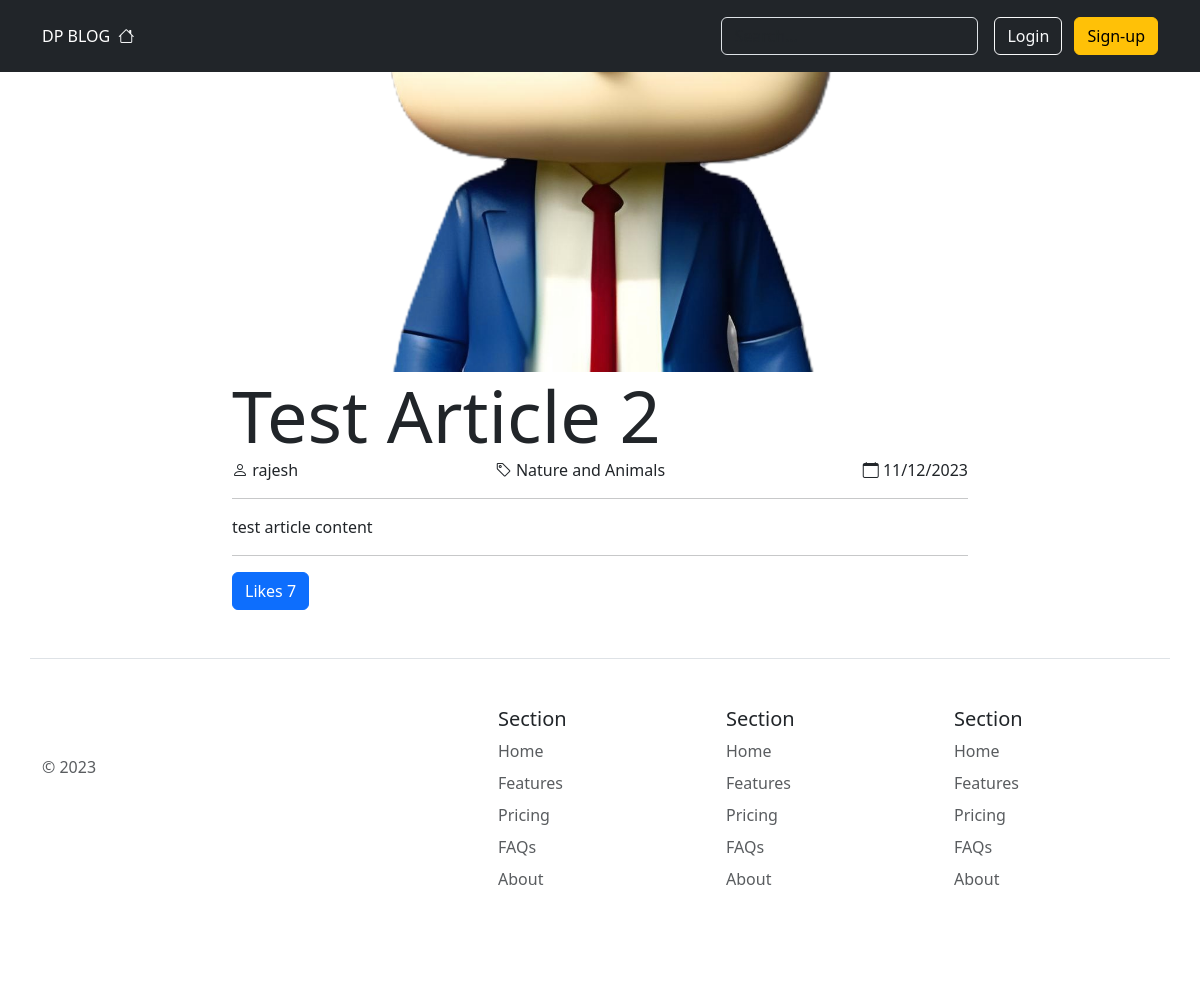
Screenshot of /article/2/detail with the database file from the repository.
### blog/models.py (models this page shows, shortened)
class Article(models.Model):
    title = models.CharField("Article title", max_length=100)
    image = models.ImageField("Article image", upload_to="articles/images")
    content = models.TextField()
    topic = models.ForeignKey(Topic, on_delete=models.CASCADE)
    create_at = models.DateTimeField(auto_now=True)
    author = models.ForeignKey("auth.User", on_delete=models.CASCADE)
    likes = models.PositiveIntegerField("Total likes",default=0)

class Topic(models.Model):
    name = models.CharField(max_length=50)
    def __str__(self):
        return self.name

### blog/views.py (the view)
# urls.py: path('article/<int:id>/detail', views.detail_view, name='detail'),
def detail_view(request, id):
    ctx = {'article': Article.objects.get(id=id)}
    return render(request, 'blog/detail.html', ctx)

### templates/blog/detail.html (shortened to what this page needs)
{% extends 'layout/base.html' %}
{% load static %}
{% block content %}
<div class="container-fluid px-0">
    <img src="{{article.image.url}}" alt="{{article.title}}" class="article-img">
</div>
<div class="container ">
    <div class="row">
        <div class="col-lg-8 mx-auto">
            <div class="display-2">
                <strong>
                    {{article.title|title}}
                </strong>
            </div>
            <div class="info d-flex justify-content-between">
                <span>
                    <i class="bi bi-person"></i>
                    {{article.author}}
                </span>
                <span>
                    <i class="bi bi-tag"></i>
                    {{article.topic}}
                </span>
                <span>
                    <i class="bi bi-calendar"></i>
                    {{article.create_at|date:"d/m/Y"}}
                </span>
            </div>
            <hr>
            {{article.content}}
            <hr>
            {% if article.author == user %}
            <a href="{% url 'edit' article.id %}" class="btn btn-sm btn-outline-secondary">Edit</a>
            <a href="{% url 'delete' article.id %}" class="btn btn-sm btn-danger">Delete</a>
            {% else %}
            <a class="btn btn-primary" href="{% url 'inc_like' article.id %}" role="button">Likes {{article.likes}}</a>
            {% endif %}
        </div>
    </div>
</div>
{% endblock %}

### templates/blog/detail.html (style rules this page uses)
.article-img { width: 100%; height: 300px; object-fit: cover; object-position: center; }

### rows the page displays
Article: image (picture), title "Test Article 2", author "rajesh", topic "Nature and Animals", create_at "11/12/2023", content "test article content", likes "7"
